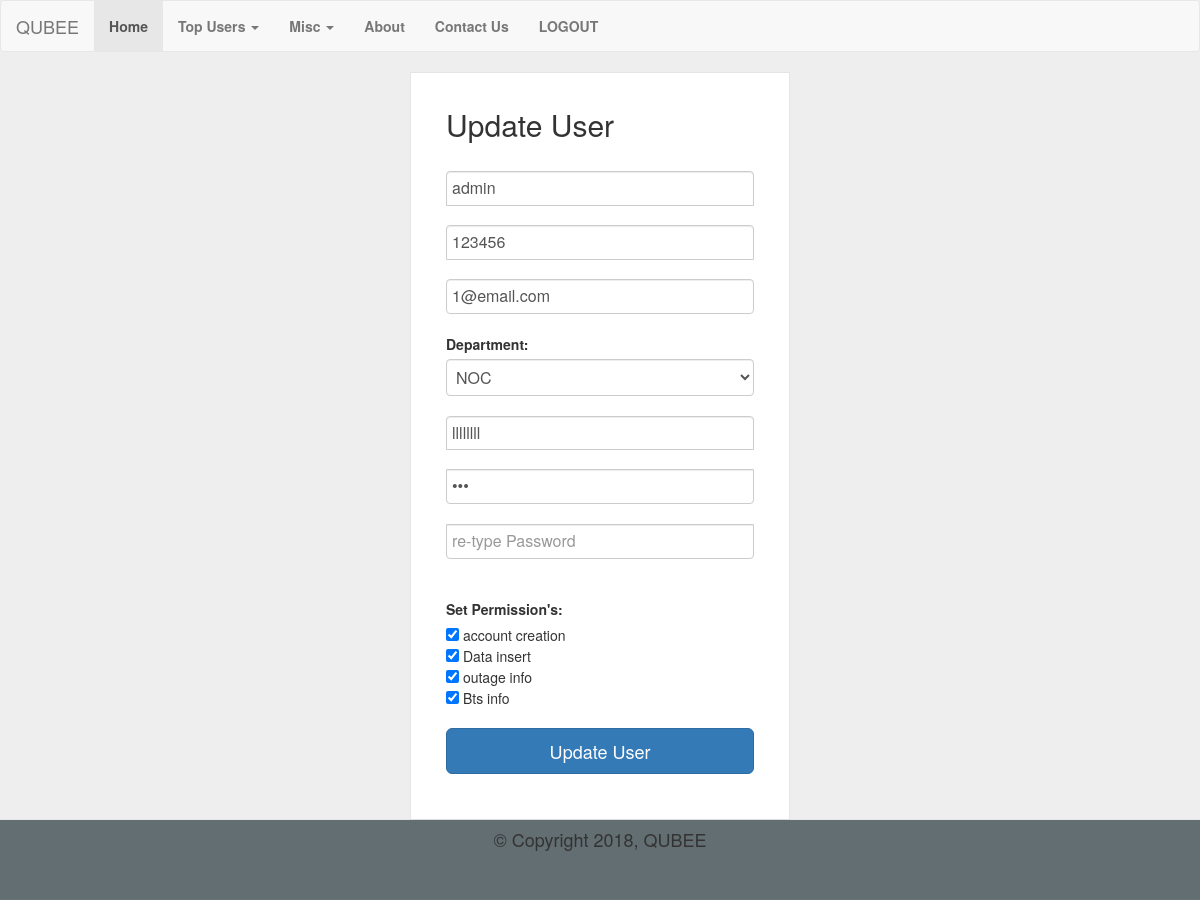
/update.php?id=42, run on the app's committed database.
### tables this page shows
CREATE TABLE IF NOT EXISTS `user` (
  `user_id` int(11) NOT NULL,
  `username` varchar(20) DEFAULT NULL,
  `phone` varchar(20) NOT NULL,
  `email` varchar(40) NOT NULL,
  `department` varchar(20) NOT NULL,
  `designation` varchar(60) NOT NULL,
  `password` varchar(20) NOT NULL
);

CREATE TABLE IF NOT EXISTS `permissions` (
  `perm_id` int(11) NOT NULL,
  `perm_desc` varchar(100) NOT NULL
);

### update.php (the view, shortened to what this page needs)
<?php
  require 'database.php';
         $in=$_GET['id'];
        $sql = "SELECT * FROM user where user_id = '$in'";
        $result=mysqli_query($dbc,$sql);
        while($row=mysqli_fetch_array($result)){
        $username=$row['username'];
        $phone=$row['phone'];
        $email=$row['email'];
        $department=$row['department'];
        $designation=$row['designation'];
        $password=$row['password'];
        }
        $query = "SELECT * FROM user_perm WHERE userid='$in'";
            $result1=mysqli_query($dbc,$query);
            $permid=array();
            while($row=mysqli_fetch_array($result1)){
                array_push($permid, $row['permid']);
            }
   ?>
   <!DOCTYPE html>
   <html lang="en">
   <head>
   </head>
   <body>
    <?php include 'header.php';?>
    <form class="form-signin" action="setpermission.php" method="post">
      <h2 class="form-signin-heading">Update User</h2>
      <input type="text" class="form-control" name="username" placeholder="Username" value="<?php echo !empty($username)?$username:'';?>" required="" autofocus="" /><br>
      <input type="text" class="form-control" name="phone" value="<?php echo !empty($phone)?$phone:'';?>" placeholder="phone no" required=""/><br>
      <input type="email" class="form-control" name="email" value="<?php echo !empty($email)?$email:'';?>" placeholder="Email address" required=""/><br>
      <label for="department"><strong>Department: </strong></label>
    <select name="department"  class="form-control">
    <option selected="selected"><?php echo !empty($department)?$department:'';?></option>
  </select><br>
      <input type="text" class="form-control" name="designation" value="<?php echo !empty($designation)?$designation:'';?>" placeholder="Enter designation" required=""/><br>
      <input type="password" class="form-control" name="password" value="<?php echo !empty($password)?$password:'';?>" placeholder="Password" required=""/>
      <input type="password" class="form-control" name="re-password" placeholder="re-type Password" required=""/> <br>
      <label for="toupdate[]">Set Permission's: </label><br>
      <?php
      $query2="SELECT * FROM permissions";
            $result2=mysqli_query($dbc,$query2);
            while($row2=mysqli_fetch_array($result2)){
                ?>
                     <input type="checkbox" name="toupdate[]" value=" <?php echo $row2['perm_id']; ?> " <?php if(in_array($row2['perm_id'], $permid)){echo "checked";}?>> <?php echo $row2['perm_desc']; ?><br>
                <?php
            }
            ?>
            <input type="hidden" name="uid" value="<?php echo $in; ?>"><br>
      <button class="btn btn-lg btn-primary btn-block" type="submit" name="submit">Update User</button>
    </form>
    <?php include 'footer.php'; ?>
   </body>
   </html>

### style.css (style rules this page uses)
html,body { background:#eee !important;margin:0;padding:0;height:100%;width:100% }
.wrapper .form-signin { max-width:380px;padding:15px 35px 45px;margin:0 auto;background-color:#fff;border:1px solid rgba(0,0,0,0.1) }
.wrapper .form-signin .form-signin-heading,.wrapper .form-signin .checkbox { margin-bottom:30px }
.wrapper .form-signin .form-control { position:relative;font-size:16px;height:auto;padding:5px }
.wrapper .form-signin input[type="text"] { margin-bottom:-1px;border-bottom-left-radius:0;border-bottom-right-radius:0 }
.wrapper .form-signin input[type="password"] { margin-bottom:20px;border-top-left-radius:0;border-top-right-radius:0 }

### data on the page
user: username "admin", phone "123456", email "1@email.com", department "NOC", designation "llllllll"
permissions: perm_id "☑", perm_desc "account creation"
permissions: perm_id "☑", perm_desc "Data insert"
permissions: perm_id "☑", perm_desc "outage info"
permissions: perm_id "☑", perm_desc "Bts info"
